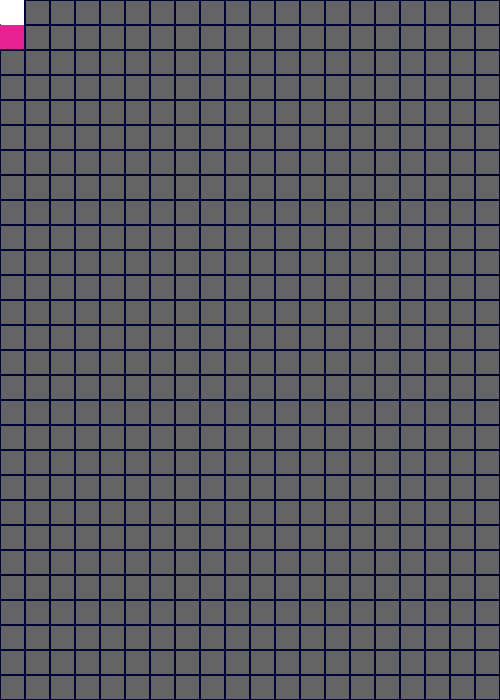
Frame 1 (no input)
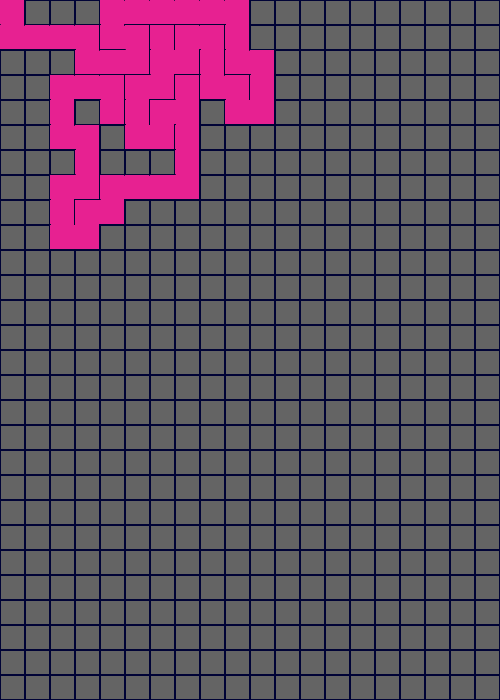
Frame 60 (no input)
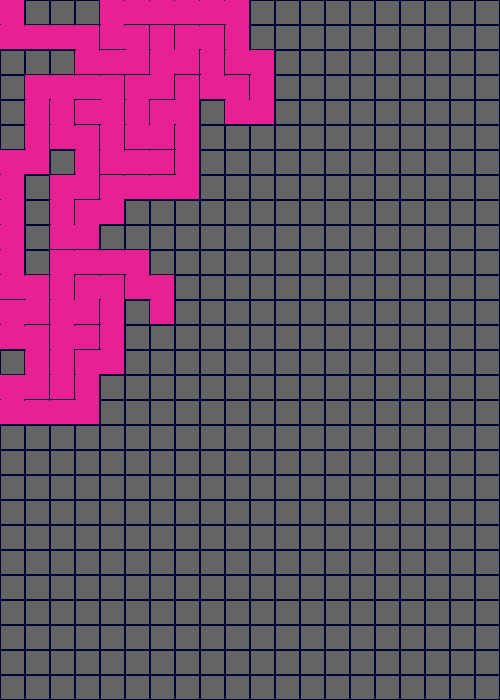
Frame 120 (the mouse pressed at the canvas centre since frame 60)

The p5.js sketch that drew these frames (run headless with seeded random() and noise() and a simulated clock; from frame 60 on, the mouse is pressed at the canvas centre):

// p5.js sketch
// ── sketch.js
let width=500,height=700,cellSize=25,i,j,a=[],b,stack=[],colors=[]

function setup() {
  createCanvas(width, height)
  frameRate(100)
  for(i=0;i<height/cellSize;i++){
    b=[]
    for(j=0;j<width/cellSize;j++){
      b.push(new Cell(i,j))
    }
    a.push(b)
  }
  // console.log(a)
  // console.log(a[4][10])
  a[0][0].visited=true
  i=0
  j=0
      background(100)
  colors[0]="#"+Math.floor(Math.random()*16777215).toString(16);
  console.log(colors[0])
  colors[1]="("+Math.floor(Math.random*255)+","+Math.floor(Math.random*255)+","+Math.floor(Math.random*255)+")"
  colors[2]="("+Math.floor(Math.random*255)+","+Math.floor(Math.random*255)+","+Math.floor(Math.random*255)+")"
       // delayTime(1)
     }

function draw() {
    let neighbors,next
   a[i][j].visited=true
   neighbors=[]
   flag=true
   stack.push(a[i][j])
   if(j-1>=0&&!a[i][j-1].visited) {
     neighbors.push(a[i][j-1])
   }
   if(j+1<width/cellSize&&!a[i][j+1].visited ){
     neighbors.push(a[i][j+1])
   }
   if(i-1>=0&&!a[i-1][j].visited  ){
     neighbors.push(a[i-1][j])
   }
  
   if(i+1<height/cellSize&&a[i+1]&&!a[i+1][j].visited){
     neighbors.push(a[i+1][j])
   }
  
    if(neighbors.length===0)
    {
      stack.pop()
      next=stack.pop()
    }
    else{
      // if(stack.length!==0)
      //   clear()
      next=neighbors[Math.floor(Math.random()*neighbors.length)]
    }
    // console.log(stack)
      
   // console.log(next)
  try{
   next.visited=true

    if(next.row-i===1){
      a[i][j].walls[2]=false
      next.walls[0]=false
    }
    if(next.row-i===-1){
      a[i][j].walls[0]=false
      next.walls[2]=false
    }
    if(next.col-j===1){
      a[i][j].walls[3]=false
      next.walls[1]=false
    }
    if(next.col-j===-1){
      a[i][j].walls[1]=false
      next.walls[3]=false
    }
  
                

       for(i=0;i<height/cellSize;i++){
          for(j=0;j<width/cellSize;j++){
            
           
            strokeWeight(2)
             stroke("#000336")
            if(a[i][j].walls[0]) //top
              line((j)*cellSize,i*cellSize,(j+1)*cellSize,(i)*cellSize)
            if(a[i][j].walls[1]) //left
              line((j)*cellSize,i*cellSize,j*cellSize,(i+1)*cellSize)
            if(a[i][j].walls[2]) //bottom
             {
               // console.log(a[i][j].walls[2])
               line(j*cellSize,(i+1)*cellSize,(j+1)*cellSize,(i+1)*cellSize)}
            if(a[i][j].walls[3]) //right
              line((j+1)*cellSize,(i+1)*cellSize,(j+1)*cellSize,(i)*cellSize)
             if(a[i][j].visited){
              noStroke()
              rect((a[i][j].col)*cellSize,(a[i][j].row)*cellSize,cellSize,cellSize)
               // fill("#007ba7")
               fill(colors[0])
            }
          }
      }
      i=next.row
      j=next.col
      a[i][j].walls=next.walls
    }
  catch(e){}
}
class Cell{
  constructor(row,col){
    this.row=row
    this.col=col
    this.visited=false
    this.walls=[true,true,true,true]
  }
}
